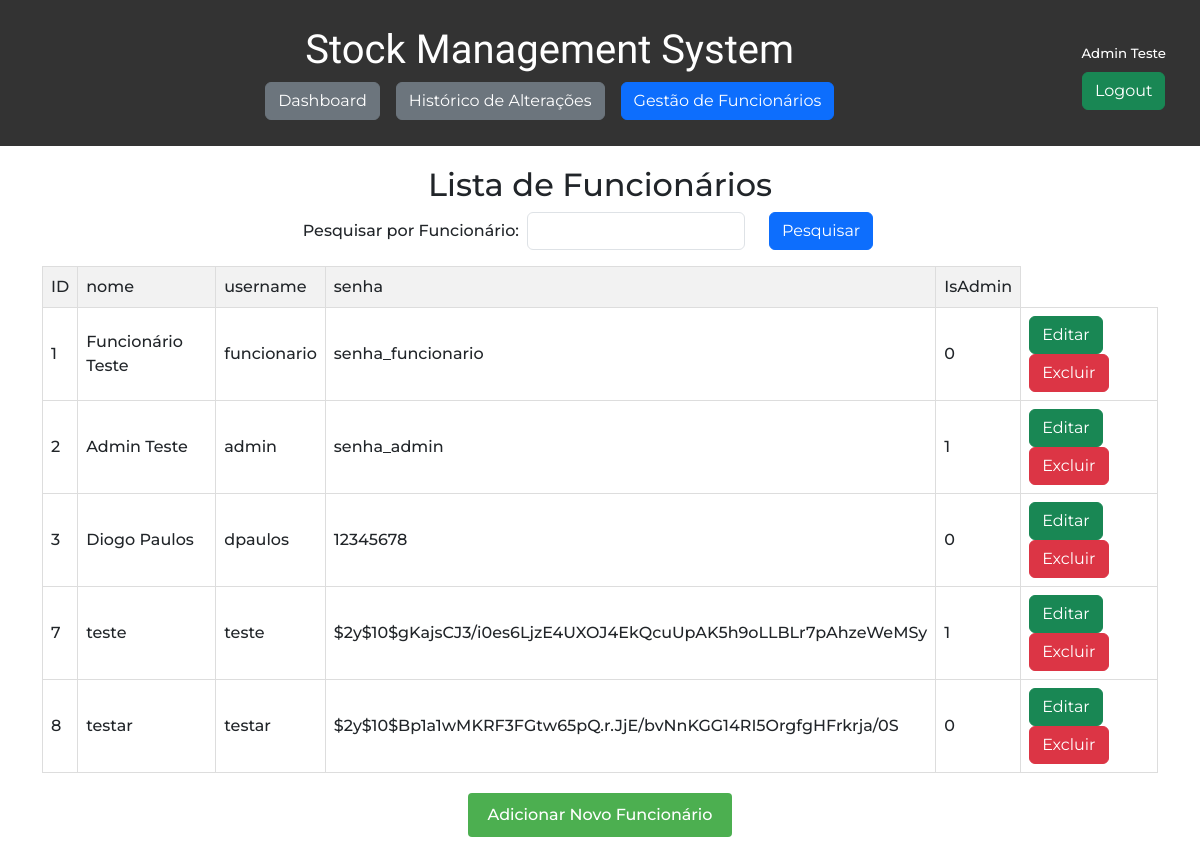
The app's page /gestao_funcionarios.php (signed in) with its own data.
### tables this page shows
CREATE TABLE `usuarios` (
  `ID` int(11) NOT NULL,
  `nome` varchar(50) NOT NULL,
  `username` varchar(50) NOT NULL,
  `senha` varchar(255) NOT NULL,
  `IsAdmin` tinyint(1) NOT NULL DEFAULT 0
);

### gestao_funcionarios.php (the view, shortened to what this page needs)
<?php
$fullUrl = $_SERVER['REQUEST_URI'];
$specificWord = 'gestao_funcionarios';
$urlVerify = false;
if (strpos($fullUrl, $specificWord) !== false) {
    $urlVerify = true;
}
?>
<!DOCTYPE html>
<html lang="en">
<head>
</head>
<body>
<header>
    <nav class="navbar">
        <div class="navbar-center">
            <h1>Stock Management System</h1>
            <div class="navbar-container">
                <a href="dashboard.php" class="btn btn-secondary navbar-link">Dashboard</a>
                <a href="historico.php" class="btn btn-secondary navbar-link">Histórico de Alterações</a>
                <?php if($urlVerify) { ?>
                    <a href="gestao_funcionarios.php" class="btn btn-primary navbar-link">Gestão de Funcionários</a>
                <?php } else { ?>
                    <a href="gestao_funcionarios.php" class="btn btn-secondary navbar-link">Gestão de Funcionários</a>
                <?php } ?>
            </div>
        </div>
        <div class="navbar-login">
            <?php if($_SESSION['logado'] !== true) { ?>
                <a href="login.php" class="btn btn-success">Login</a>
            <?php } else { ?>
                <p style="font-size: 10pt"><?=$_SESSION['username']?></p>
                <a href="logout.php" class="btn btn-success">Logout</a>
            <?php } ?>
        </div>
    </nav>
</header>
<div class="container">
    <div class="content-container">
        <h2>Lista de Funcionários</h2>
        <form method="GET" action="" class="row mb-3" style="width: 100%; justify-content:center;">
            <div class="" style="width: max-content; display: flex; flex-direction: row;">
                <label for="usuarios" style="display:flex; align-items: center; margin-right: .5rem;">Pesquisar por Funcionário:</label>
                <input type="text" name="usuarios" id="usuarios" class="form-control" style="width: fit-content !important;">
            </div>
            <div style="width: max-content;">
                <input type="submit" value="Pesquisar" class="btn btn-primary">
            </div>
        </form>
        <form method="POST" action="">
        <?php
        $conexao = new mysqli("localhost","root","","gestaostock");
        $whereClause = "";
        $query = "SELECT * FROM usuarios" . $whereClause;
        $resultado = $conexao->query($query);
        if ($resultado->num_rows > 0) {
            echo "<table>
                    <tr>
                        <th>ID</th>
                        <th>nome</th>
                        <th>username</th>
                        <th>senha</th>
                        <th>IsAdmin</th>
                    </tr>";
            while ($linha = $resultado->fetch_assoc()) {
                echo "<tr>
                        <td>{$linha['ID']}</td>
                        <td>{$linha['nome']}</td>
                        <td>{$linha['username']}</td>
                        <td>{$linha['senha']}</td>
                        <td>{$linha['IsAdmin']}</td>
                        <td>
                            <a href='edit_funcionario.php?id={$linha['ID']}' class='btn btn-success'>Editar</a>
                            <a href='remove_funcionario.php?id={$linha['ID']}' class='btn btn-danger'>Excluir</a>
                        </td>
                    </tr>";
            }
            echo "</table>";
        } else {
            echo "Nenhum Funcionário encontrado.";
        }
        ?>
</form>
        <a href="add_funcionario.php" class="button">Adicionar Novo Funcionário</a>
    </div>
</div>
</body>
</html>

### style.css (style rules this page uses)
* { font-family: 'Montserrat', sans-serif; font-weight: 500; }
body { font-family: Arial, sans-serif; margin: 0; }
header { background-color: #333; padding: 10px; text-align: center; color: white; }
header h1 { font-family: 'Kanit', sans-serif !important; }
.container { display: flex; justify-content: space-between; align-items: center; padding: 20px; }
.content-container { text-align: center; width: 100%; }
h2 { margin-bottom: 20px; }
table { border-collapse: collapse; width: 100%; }
th, td { border: 1px solid #ddd; padding: 10px; text-align: left; }
th { background-color: #f2f2f2; }
a.button { display: inline-block; padding: 10px 20px; background-color: #4CAF50; color: white; text-decoration: none; border-radius: 4px; margin-top: 20px; }
.navbar { width: 100%; display: flex; flex-direction: row; padding: 1rem !important; }
.navbar-center { display: flex; flex-direction: column; justify-content: center; margin: 0 auto; }
.navbar-container { display: flex; flex-direction: row; gap: 1rem; }
.navbar-login p { display: flex; justify-content: center; align-items: center; margin: 0; padding: .5rem; }

### gestao_funcionarios.php (style rules this page uses)
table { border-collapse: collapse; width: 100%; }
th, td { border: 1px solid #ddd; padding: 8px; text-align: left; }
th { background-color: #f2f2f2; }

### records on screen
usuarios: ID "1", nome "Funcionário Teste", username "funcionario", senha "senha_funcionario", IsAdmin "0"
usuarios: ID "2", nome "Admin Teste", username "admin", senha "senha_admin", IsAdmin "1"
usuarios: ID "3", nome "Diogo Paulos", username "dpaulos", senha "12345678", IsAdmin "0"
usuarios: ID "7", nome "teste", username "teste", senha "$2y$10$gKajsCJ3/i0es6LjzE4UXOJ4EkQcuUpAK5h9oLLBLr7pAhzeWeMSy", IsAdmin "1"
usuarios: ID "8", nome "testar", username "testar", senha "$2y$10$Bp1a1wMKRF3FGtw65pQ.r.JjE/bvNnKGG14RI5OrgfgHFrkrja/0S", IsAdmin "0"

### other values on screen
$_SESSION['username'] "Admin Teste"
